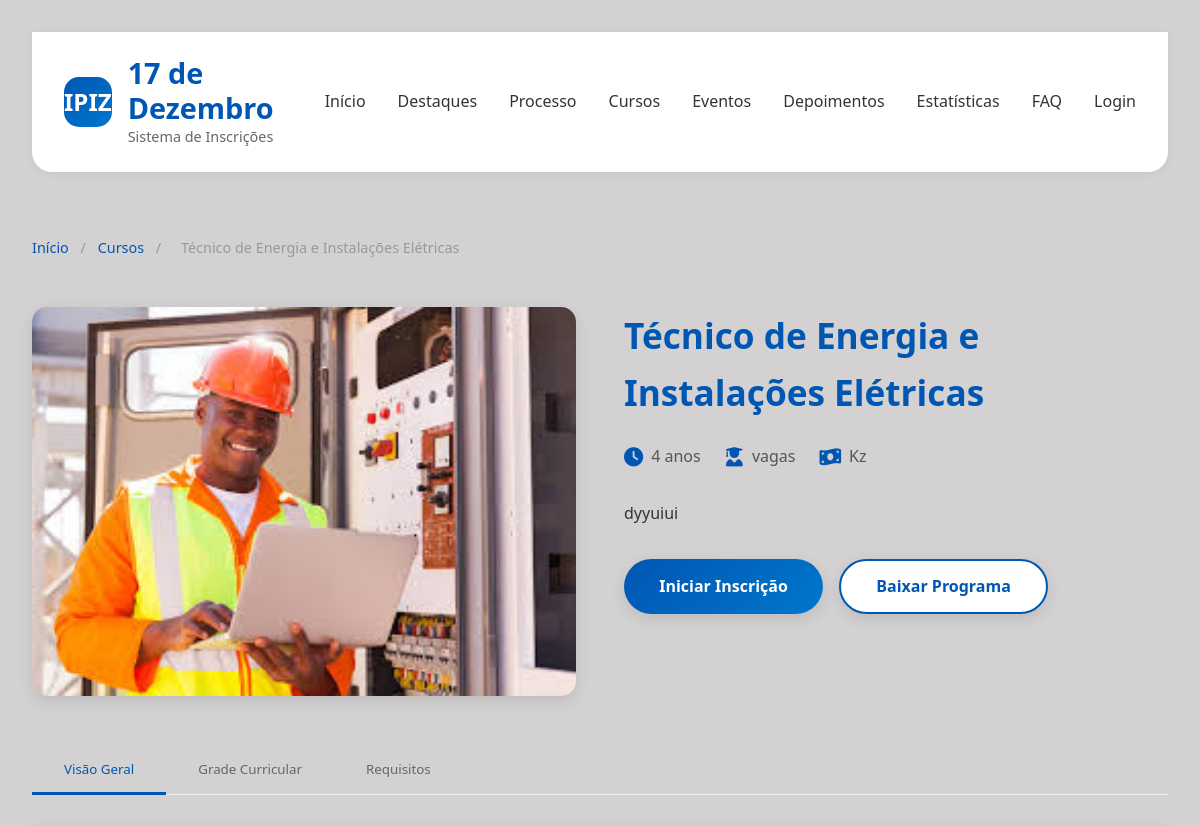
The app's page /auth/curso/1/ (upper part), older data.
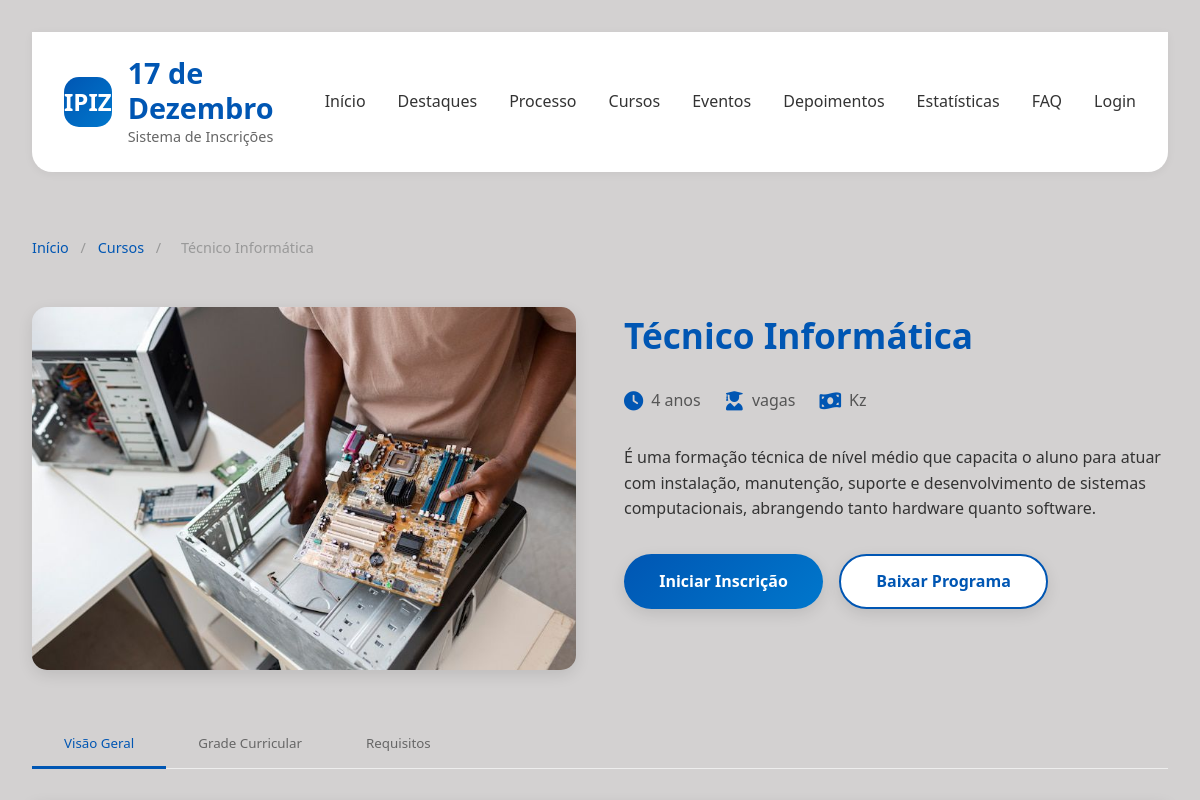
The same page, newer data.
### inscricoes/models.py (models this page shows, shortened)
class Curso(models.Model):
    area = models.ForeignKey(
        Area,
        on_delete=models.SET_NULL,
        verbose_name="Área do Curso",
        null=True,
        blank=True
    )
    nome = models.CharField(max_length=255, verbose_name="Nome do Curso")
    descricao = models.TextField(verbose_name="Descrição do Curso")
    duracao = models.CharField(max_length=50, verbose_name="Duração")
    imagem = models.ImageField(upload_to='cursos/', verbose_name="Imagem do Curso")
    destaque = models.BooleanField(default=False, verbose_name="Destaque (Novo/Popular)")
    class Meta:
        verbose_name = 'Curso'
        verbose_name_plural = 'Cursos'

### inscricoes/views.py (the view)
# urls.py: path('curso/<int:id>/', views.detalhe_curso, name='detalhe_curso'),
def detalhe_curso(request, id):
    curso = get_object_or_404(Curso, id=id)
    return render(request, 'detalhe.html', {'curso': curso})

### inscricoes/templates/detalhe.html (shortened to what this page needs)
{% load static %}
<!DOCTYPE html>
<html lang="pt">
<head>
    <link rel="stylesheet" href="{% static 'css/detalhe.css' %}">
    <link rel="stylesheet" href="https://cdnjs.cloudflare.com/ajax/libs/font-awesome/6.0.0-beta3/css/all.min.css">
</head>
<body>
            {% load static %}
    <div class="container">
        <header>
            <a href="#" class="logo">
                <div class="logo-icon">IPIZ</div>
                <div class="logo-text">
                    <h1>17 de Dezembro</h1>
                    <p>Sistema de Inscrições</p>
                </div>
            </a>
            <nav class="nav-links">
                <a href="#">Início</a>
                <a href="#highlights">Destaques</a>
                <a href="#process">Processo</a>
                <a href="#courses">Cursos</a>
                <a href="#events">Eventos</a>
                <a href="#testimonials">Depoimentos</a>
                <a href="#stats">Estatísticas</a>
                <a href="#faq">FAQ</a>
                <a href="#" id="openLogin">Login</a>
            </nav>
        </header>
        <div class="breadcrumb">
            <a href="#">Início</a>
            <span>/</span>
            <a href="#">Cursos</a>
            <span>/</span>
            <span>{{ curso.nome }}</span>
        </div>
        <div class="course-header">
            <div class="course-image">
                <img src="{{ curso.imagem.url }}" alt="{{ curso.nome }}">
            </div>
            <div class="course-info">
                <h1 class="course-title">{{ curso.nome }}</h1>
                <div class="course-meta">
                    <div class="meta-item">
                        <i class="fas fa-clock meta-icon"></i>
                        <span>{{ curso.duracao }}</span>
                    </div>
                    <div class="meta-item">
                        <i class="fas fa-user-graduate meta-icon"></i>
                        <span>{{ curso.vagas }} vagas</span>
                    </div>
                    <div class="meta-item">
                        <i class="fas fa-money-bill-wave meta-icon"></i>
                        <span>{{ curso.preco }} Kz</span>
                    </div>
                </div>
                <p>{{ curso.descricao }}</p>
                <div class="course-actions">
                    <button class="cta-button">Iniciar Inscrição</button>
                    <button class="cta-button secondary-button">Baixar Programa</button>
                </div>
            </div>
        </div>
        <div class="course-tabs">
            <button class="tab-button active" data-tab="overview">Visão Geral</button>
            <button class="tab-button" data-tab="curriculum">Grade Curricular</button>
            <button class="tab-button" data-tab="requirements">Requisitos</button>
        </div>
    </div>
</body>
</html>

Row changes from the older to the newer data that the page shows:
changed Curso "4 anos": nome "Técnico de Energia e Instalações Elétricas" → "Técnico Informática"; imagem: a different picture; descricao "dyyuiui" → "É uma formação técnica de nível médio que capacita o aluno para atuar com instalação, manutenção, suporte e desenvolvimento de sistemas computacionais, abrangendo tanto hardware quanto software."
